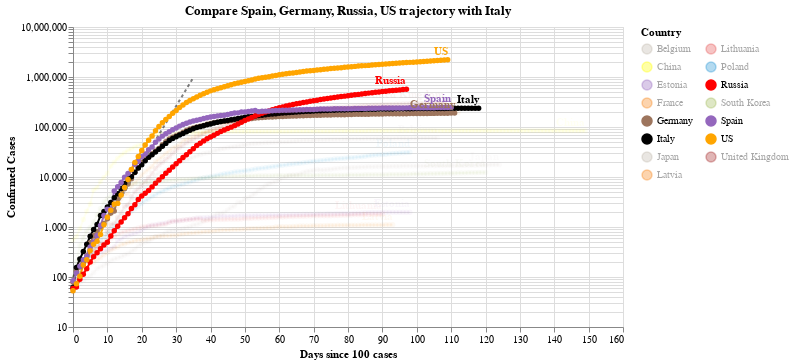

Source (notebook cell):
### Code cell
#hide_input
chart2 = make_since_chart(dff2, ['Spain', 'Germany','Russia', 'US'], baseline_countries)
chart2

### Figure 1 — Vega-Lite specification as saved in the notebook (floating-point values rounded to 4 significant figures; data arrays with more than 128 entries replaced by an {"elided": "..."} marker saying what was removed)
{"config": {"view": {"continuousWidth": 400, "continuousHeight": 300}}, "layer": [{"data": {"name": "data-628230001892d6798b50651be41d1b3e"}, "mark": {"type": "line", "color": "black", "opacity": 0.5, "strokeDash": [3, 3]}, "encoding": {"x": {"type": "quantitative", "field": "Days since 100 cases"}, "y": {"type": "quantitative", "field": "Confirmed Cases"}}}, {"data": {"name": "data-72d714c3be8d2ae86096c270e4156ec9"}, "mark": {"type": "line", "point": true}, "encoding": {"color": {"type": "nominal", "field": "Country", "legend": {"columns": 2}, "scale": {"domain": ["Belgium", "China", "Estonia", "France", "Germany", "Italy", "Japan", "Latvia", "Lithuania", "Poland", "Russia", "South Korea", "Spain", "US", "United Kingdom"], "range": ["#C1B7AD", "yellow", "#9467bd", "#F58518", "#9D755D", "black", "#C1B7AD", "#F58518", "#E45756", "#2495D3", "red", "#A1BA59", "#9467bd", "orange", "brown"]}}, "opacity": {"condition": {"value": 1, "selection": "selector003"}, "value": 0.05}, "tooltip": [{"type": "nominal", "field": "Country"}, {"type": "temporal", "field": "Date"}, {"type": "quantitative", "field": "Confirmed Cases"}, {"type": "quantitative", "field": "Days since 100 cases"}], "x": {"type": "quantitative", "field": "Days since 100 cases"}, "y": {"type": "quantitative", "field": "Confirmed Cases", "scale": {"type": "log"}}}, "selection": {"selector003": {"type": "multi", "fields": ["Country"], "bind": "legend", "init": [{"Country": "Spain"}, {"Country": "Germany"}, {"Country": "Russia"}, {"Country": "US"}, {"Country": "Italy"}]}}, "width": 550}, {"data": {"name": "data-72d714c3be8d2ae86096c270e4156ec9"}, "mark": {"type": "text", "align": "right", "dy": -8, "fontWeight": "bold"}, "encoding": {"color": {"type": "nominal", "field": "Country", "legend": {"columns": 2}, "scale": {"domain": ["Belgium", "China", "Estonia", "France", "Germany", "Italy", "Japan", "Latvia", "Lithuania", "Poland", "Russia", "South Korea", "Spain", "US", "United Kingdom"], "range": ["#C1B7AD", "yellow", "#9467bd", "#F58518", "#9D755D", "black", "#C1B7AD", "#F58518", "#E45756", "#2495D3", "red", "#A1BA59", "#9467bd", "orange", "brown"]}}, "opacity": {"condition": {"value": 1, "selection": "selector003"}, "value": 0.05}, "text": {"type": "nominal", "field": "Country"}, "tooltip": [{"type": "nominal", "field": "Country"}, {"type": "temporal", "field": "Date"}, {"type": "quantitative", "field": "Confirmed Cases"}, {"type": "quantitative", "field": "Days since 100 cases"}], "x": {"type": "quantitative", "field": "Days since 100 cases"}, "y": {"type": "quantitative", "field": "Confirmed Cases", "scale": {"type": "log"}}}, "transform": [{"filter": "(datum['Date'] >= 1592524800000)"}], "width": 550}], "title": "Compare Spain, Germany, Russia, US trajectory with Italy", "$schema": "https://vega.github.io/schema/vega-lite/v4.0.2.json", "datasets": {"data-628230001892d6798b50651be41d1b3e": [{"Days since 100 cases": 0, "Confirmed Cases": 100.0}, {"Days since 100 cases": 1, "Confirmed Cases": 130.0}, {"Days since 100 cases": 2, "Confirmed Cases": 169.0}, {"Days since 100 cases": 3, "Confirmed Cases": 219.7}, {"Days since 100 cases": 4, "Confirmed Cases": 285.6}, {"Days since 100 cases": 5, "Confirmed Cases": 371.3}, {"Days since 100 cases": 6, "Confirmed Cases": 482.7}, {"Days since 100 cases": 7, "Confirmed Cases": 627.5}, {"Days since 100 cases": 8, "Confirmed Cases": 815.7}, {"Days since 100 cases": 9, "Confirmed Cases": 1060.0}, {"Days since 100 cases": 10, "Confirmed Cases": 1379.0}, {"Days since 100 cases": 11, "Confirmed Cases": 1792.0}, {"Days since 100 cases": 12, "Confirmed Cases": 2330.0}, {"Days since 100 cases": 13, "Confirmed Cases": 3029.0}, {"Days since 100 cases": 14, "Confirmed Cases": 3937.0}, {"Days since 100 cases": 15, "Confirmed Cases": 5119.0}, {"Days since 100 cases": 16, "Confirmed Cases": 6654.0}, {"Days since 100 cases": 17, "Confirmed Cases": 8650.0}, {"Days since 100 cases": 18, "Confirmed Cases": 11250.0}, {"Days since 100 cases": 19, "Confirmed Cases": 14620.0}, {"Days since 100 cases": 20, "Confirmed Cases": 19000.0}, {"Days since 100 cases": 21, "Confirmed Cases": 24710.0}, {"Days since 100 cases": 22, "Confirmed Cases": 32120.0}, {"Days since 100 cases": 23, "Confirmed Cases": 41750.0}, {"Days since 100 cases": 24, "Confirmed Cases": 54280.0}, {"Days since 100 cases": 25, "Confirmed Cases": 70560.0}, {"Days since 100 cases": 26, "Confirmed Cases": 91730.0}, {"Days since 100 cases": 27, "Confirmed Cases": 119300.0}, {"Days since 100 cases": 28, "Confirmed Cases": 155000.0}, {"Days since 100 cases": 29, "Confirmed Cases": 201500.0}, {"Days since 100 cases": 30, "Confirmed Cases": 262000.0}, {"Days since 100 cases": 31, "Confirmed Cases": 340600.0}, {"Days since 100 cases": 32, "Confirmed Cases": 442800.0}, {"Days since 100 cases": 33, "Confirmed Cases": 575600.0}, {"Days since 100 cases": 34, "Confirmed Cases": 748300.0}, {"Days since 100 cases": 35, "Confirmed Cases": 972800.0}], "data-72d714c3be8d2ae86096c270e4156ec9": {"elided": "1658 records"}}}
